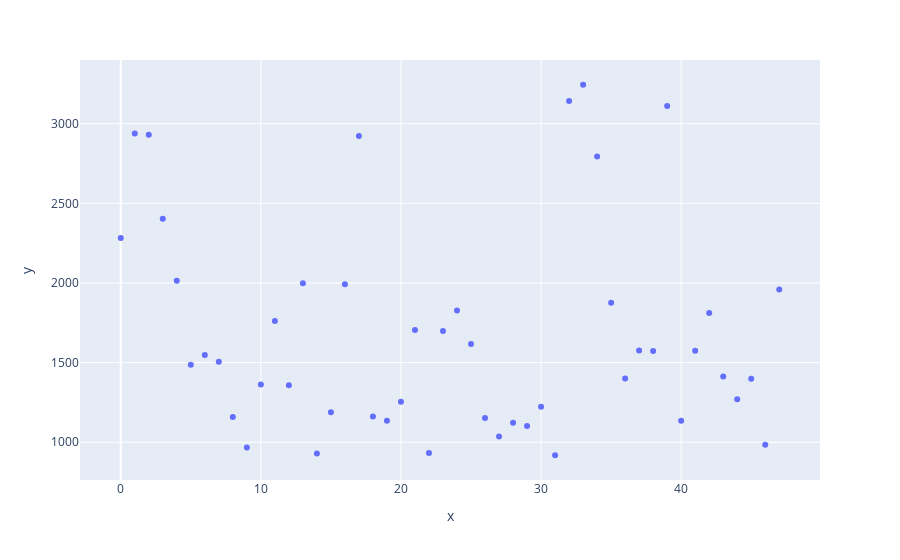

Notebook source saved alongside this figure:
### Code cell
# Plot for the Calinski score for each combination of paramters
fig = px.scatter(y = c_score)
fig.show()

### Figure 1 — Plotly figure (JSON) as saved in the notebook; plotly's stock layout.template omitted (floating-point values rounded to 4 significant figures)
{"data": [{"hovertemplate": "x=%{x}<br>y=%{y}<extra></extra>", "legendgroup": "", "marker": {"color": "#636efa", "symbol": "circle"}, "mode": "markers", "name": "", "orientation": "v", "showlegend": false, "type": "scatter", "x": [0, 1, 2, 3, 4, 5, 6, 7, 8, 9, 10, 11, 12, 13, 14, 15, 16, 17, 18, 19, 20, 21, 22, 23, 24, 25, 26, 27, 28, 29, 30, 31, 32, 33, 34, 35, 36, 37, 38, 39, 40, 41, 42, 43, 44, 45, 46, 47], "xaxis": "x", "y": [2282.0, 2938.0, 2931.0, 2404.0, 2014.0, 1487.0, 1548.0, 1505.0, 1158.0, 967.5, 1362.0, 1761.0, 1358.0, 1998.0, 929.7, 1188.0, 1992.0, 2923.0, 1162.0, 1135.0, 1255.0, 1704.0, 932.5, 1698.0, 1828.0, 1617.0, 1152.0, 1037.0, 1123.0, 1102.0, 1222.0, 918.4, 3142.0, 3244.0, 2794.0, 1876.0, 1401.0, 1576.0, 1574.0, 3112.0, 1136.0, 1574.0, 1812.0, 1412.0, 1269.0, 1399.0, 984.8, 1959.0], "yaxis": "y"}], "layout": {"legend": {"tracegroupgap": 0}, "margin": {"t": 60}, "xaxis": {"anchor": "y", "domain": [0, 1], "title": {"text": "x"}}, "yaxis": {"anchor": "x", "domain": [0, 1], "title": {"text": "y"}}}}
